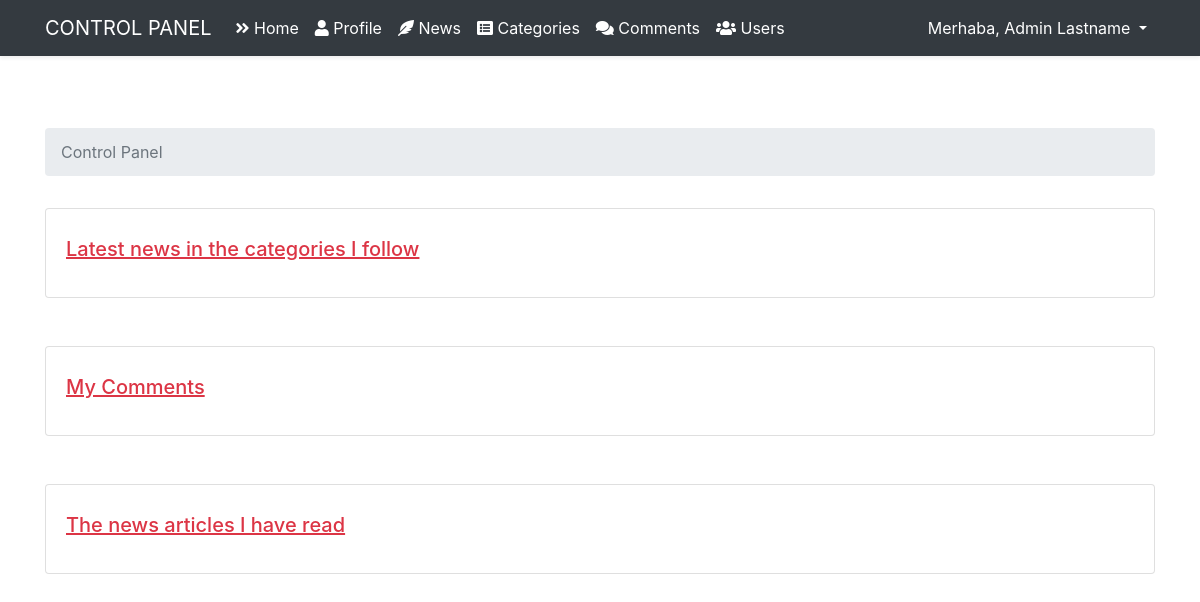
The app's page /admin (signed in), older data.
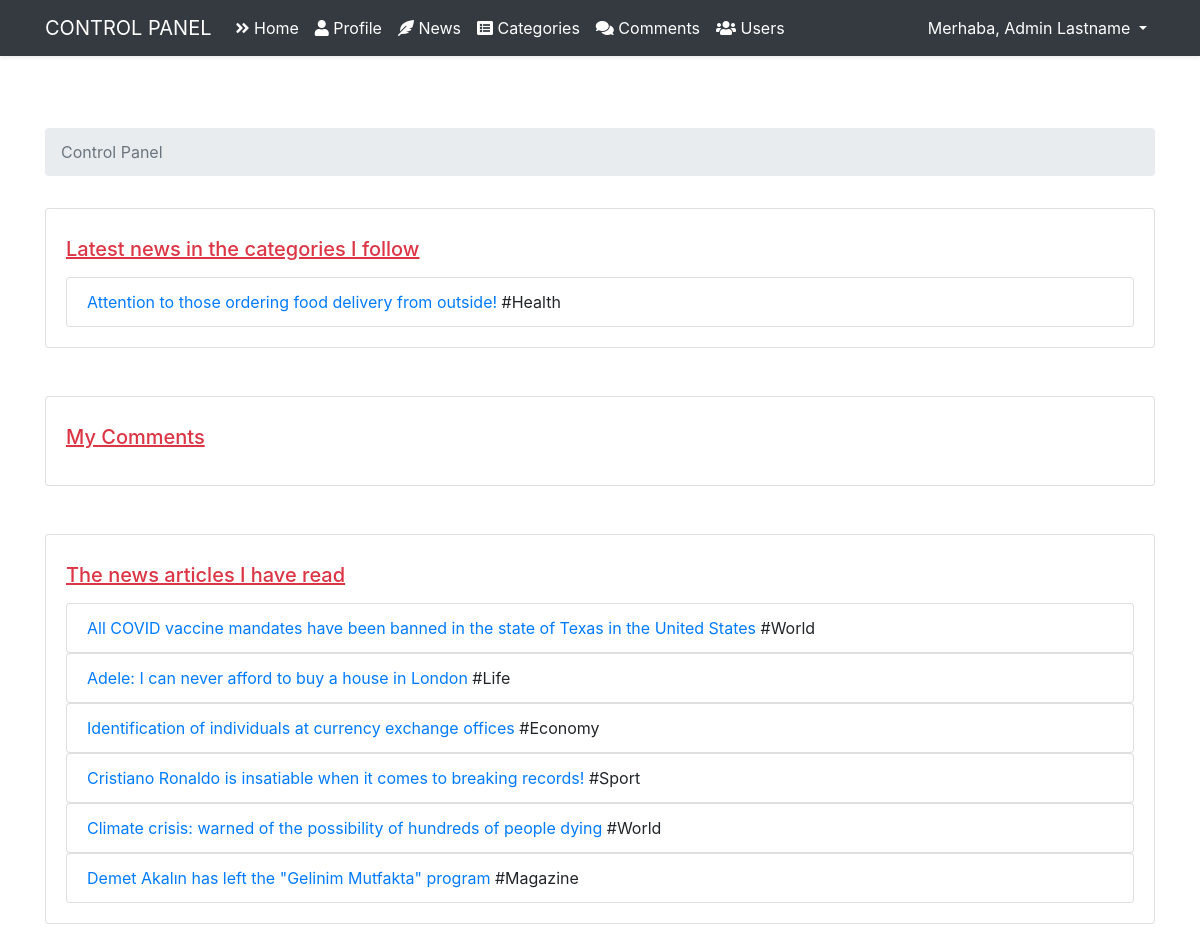
The same page, newer data.
### tables this page shows
CREATE TABLE `news` (
  `id` int(11) NOT NULL,
  `title` varchar(255) NOT NULL,
  `content` text NOT NULL,
  `date` date NOT NULL DEFAULT current_timestamp(),
  `category_id` int(11) NOT NULL,
  `user_id` int(11) NOT NULL,
  `image` varchar(255) NOT NULL
);

### core/Router.php (called while the page is built, shortened)
<?php
class Router
{
    public Request $request;
    protected array $routes = [];
    public function __construct(Request $request)
    {
        $this->request = $request;
    }
    public function get($path, $callback)
    {
        $this->routes['get'][$path] = $callback;
    }
    public function post($path, $callback)
    {
        $this->routes['post'][$path] = $callback;
    }
    public function resolve()
    {
        $path = $this->request->getPath();
        $method = $this->request->method();
        $callback = $this->routes[$method][$path] ?? false;
        if (is_array($callback)) {
            $controller = new $callback[0]();
            $controller->action = $callback[1];
            $callback[0] = $controller;
        }
        return call_user_func($callback, $this->request);
    }
    public function view(string $view, ?string $title = null, array $data = [])
    {
        require_once __DIR__ . "/../resources/views/$view.php";
        return ob_get_clean();
    }
}

### core/Controller.php (called while the page is built, shortened)
<?php
abstract class Controller
{
    public static function view(string $view, ?string $title = null, array $data = [])
    {
        return Application::$app->router->view($view, $title, $data);
    }
}

### app/Controllers/Admin/DashboardController.php (called while the page is built, shortened)
<?php
class DashboardController extends Controller
{
    public function index()
    {
        $news = array_reverse(News::all());
        $following_categories = FollowedCategories::where(['user_id' => user('id')]);
        $reading_news = ReadedNews::where(['user_id' => user('id')]);
        for ($i=0; $i < count($news); $i++) {
            $news[$i]['is_following'] = false;
            $news[$i]['is_reading'] = false;
        }
        for ($i=0; $i < count($news); $i++) {
            foreach ($following_categories as $following_category) {
                if ($news[$i]['category_id'] == $following_category['category_id']) {
                    $news[$i]['is_following'] = true;
                }
            }
            foreach ($reading_news as $reading_post) {
                if ($news[$i]['id'] == $reading_post['news_id']) {
                    $news[$i]['is_reading'] = true;
                }
            }
            $user = (new News())->getUser($news[$i]['user_id']);
            $category = (new News())->getCategory($news[$i]['category_id']);
            $news[$i]['user'] = $user['name'] . " " . $user['lastname'];
            $news[$i]['category'] = $category['name'];
            $news[$i]['date'] = date("Y/m/d", strtotime($news[$i]['date']));
        }
        return $this->view('auth/admin/dashboard', 'Control Panel', compact('news', 'comments'));
    }
}

### public/index.php (called while the page is built, shortened)
<?php
$app = new Application();
$app->run();

### core/DB.php (called while the page is built, shortened)
<?php
class DB
{
    public static function connection()
    {
        $env = parse_ini_file(__DIR__ . '/../.env');
        $host = $env['DB_HOST'];
        $database = $env['DB_DATABASE'];
        $username = $env['DB_USERNAME'];
        $password = $env['DB_PASSWORD'];
        try {
            $dsn = "mysql:host=$host; dbname=$database;";
            $pdo = new PDO($dsn, $username, $password);
            return $pdo;
        } catch (PDOException $e) {
            echo "Database error " . $e->getMessage();
            Logger::emergency('Failed to connect to the database.', [false]);
            exit();
        }
    }
    public static function table(string $table)
    {
        $db = self::connection();
        $stm = $db->prepare("SELECT * FROM $table");
        $stm->execute();
        return $stm->fetchAll(PDO::FETCH_ASSOC);
    }
    public static function find(string $table, mixed $id)
    {
        $db = self::connection();
        $stm = $db->prepare("SELECT * FROM $table WHERE id = :id");
        $stm->bindParam(":id", $id);
        $stm->execute();
        return $stm->fetch(PDO::FETCH_ASSOC);
    }
}

### core/Model.php (called while the page is built, shortened)
<?php
abstract class Model
{
    public static function all() {
        $table = static::$table;
        return DB::table($table);
    }
    public static function find($id) {
        $table = static::$table;
        return DB::find($table, $id);
    }
}

### app/Models/News.php (called while the page is built, shortened)
<?php
class News extends Model
{
    public function getUser(int $user_id)
    {
        return User::find($user_id);
    }
    public function getCategory(int $category_id)
    {
        return Category::find($category_id);
    }
}

### resources/views/auth/admin/dashboard.php (the view, shortened to what the changed rows need)
<?php require __DIR__ . '/layouts/header.php';?>
    <div class="container">
        <div class="row justify-content-center">
            <div class="col-md-12">
                <div class="card">
                    <div class="card-body">
                        <?php foreach($news as $post): ?>
                            <?php if ($post['is_following']): ?>
                                <ul class="list-group">
                                    <li class="list-group-item">
                                        <a href="news?id=<?= $post['id']?>" target="_blank"><?= $post['title'] ?></a>
                                        #<?= $post['category'] ?>
                                    </li>
                                </ul>
                            <?php endif; ?>
                        <?php endforeach; ?>
                    </div>
                </div>
            </div>
        </div>
    </div>
    <div class="container pb-5">
        <div class="row justify-content-center">
            <div class="col-md-12">
                <div class="card">
                    <div class="card-body">
                        <?php foreach($news as $post): ?>
                            <?php if ($post['is_reading']): ?>
                                <ul class="list-group">
                                    <li class="list-group-item">
                                        <a href="news?id=<?= $post['id']?>" target="_blank"><?= $post['title'] ?></a>
                                        #<?= $post['category'] ?>
                                    </li>
                                </ul>
                            <?php endif; ?>
                        <?php endforeach; ?>
                    </div>
                </div>
            </div>
        </div>
    </div>
<?php require __DIR__ . '/layouts/footer.php';?>

Row changes from the older to the newer data that the page shows:
now on this page (row edited): news: title "Attention to those ordering food delivery from outside!", category "Health", shown under "Latest news in the categories I follow"
now on this page (row edited): news: title "All COVID vaccine mandates have been banned in the state of Texas in the United States", category "World", shown under "The news articles I have read"
now on this page (row edited): news: title "Adele: I can never afford to buy a house in London", category "Life", shown under "The news articles I have read"
now on this page (row edited): news: title "Identification of individuals at currency exchange offices", category "Economy", shown under "The news articles I have read"
now on this page (row edited): news: title "Cristiano Ronaldo is insatiable when it comes to breaking records!", category "Sport", shown under "The news articles I have read"
now on this page (row edited): news: title "Climate crisis: warned of the possibility of hundreds of people dying", category "World", shown under "The news articles I have read"
now on this page (row edited): news: title "Demet Akalın has left the \"Gelinim Mutfakta\" program", category "Magazine", shown under "The news articles I have read"
